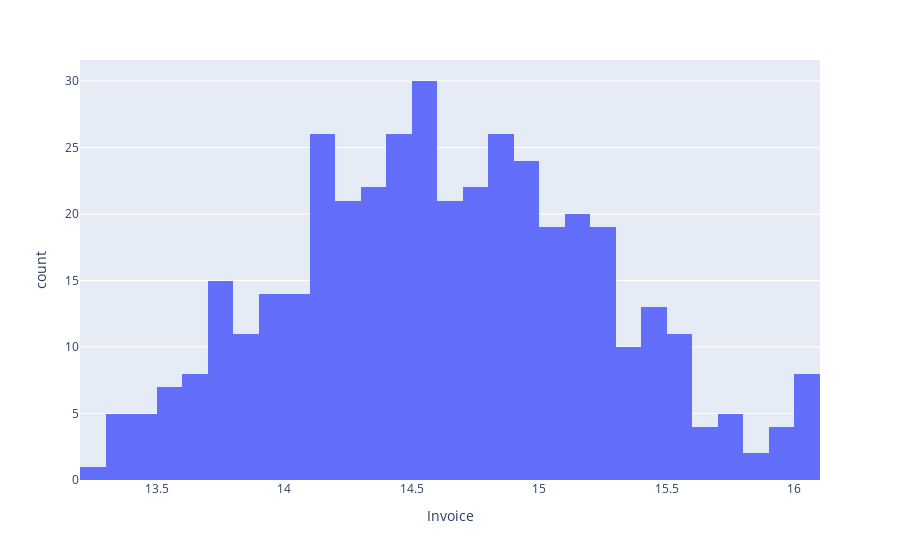

Notebook source saved alongside this figure:
### Code cell
fig = px.histogram(np.log2(df[['Invoice']].query("Invoice <= 70000")), x="Invoice", nbins=50)

fig.show()

### Figure 1 — Plotly figure (JSON) as saved in the notebook; plotly's stock layout.template omitted (floating-point values rounded to 4 significant figures; data arrays with more than 128 entries replaced by an {"elided": "..."} marker saying what was removed)
{"data": [{"alignmentgroup": "True", "bingroup": "x", "hovertemplate": "Invoice=%{x}<br>count=%{y}<extra></extra>", "legendgroup": "", "marker": {"color": "#636efa", "pattern": {"shape": ""}}, "name": "", "nbinsx": 50, "offsetgroup": "", "orientation": "v", "showlegend": false, "type": "histogram", "x": {"elided": "413 float values"}, "xaxis": "x", "yaxis": "y"}], "layout": {"barmode": "relative", "legend": {"tracegroupgap": 0}, "margin": {"t": 60}, "xaxis": {"anchor": "y", "domain": [0, 1], "title": {"text": "Invoice"}}, "yaxis": {"anchor": "x", "domain": [0, 1], "title": {"text": "count"}}}}
